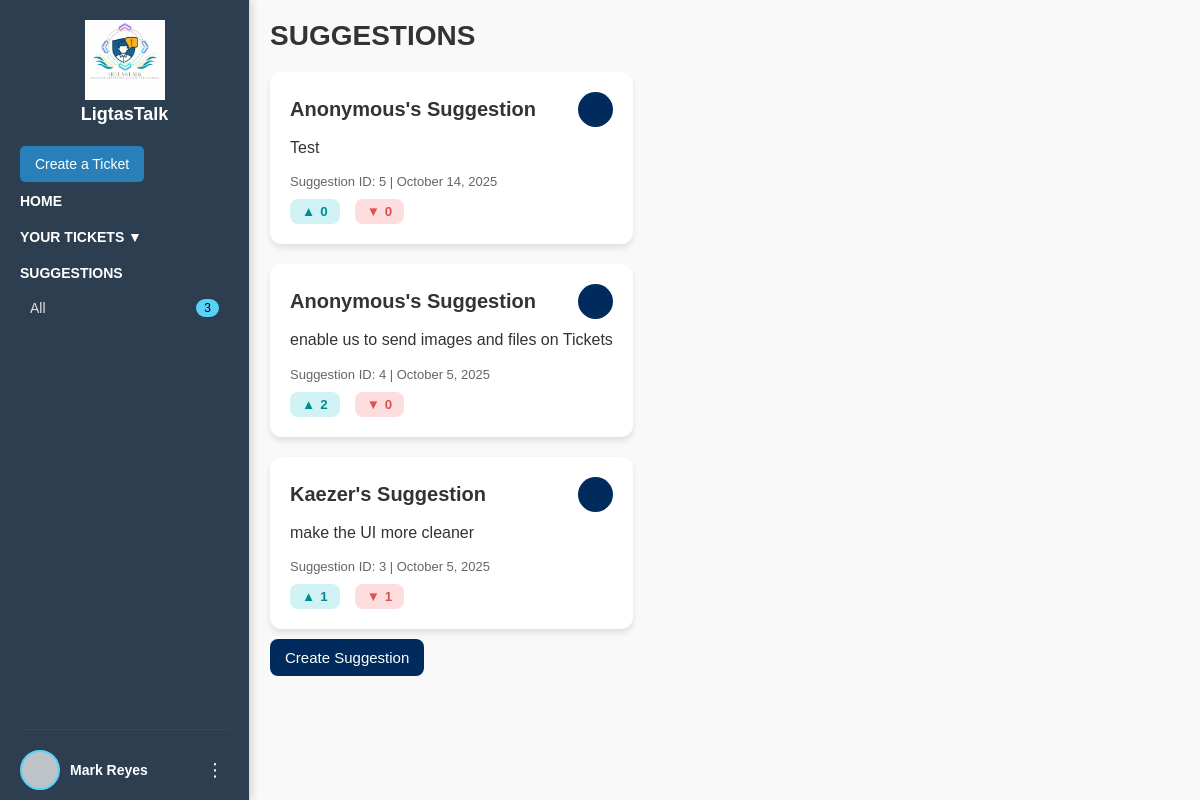
Page /suggestions.php (signed in) on the committed database.
### tables this page shows
CREATE TABLE `suggestion` (
  `suggestion_id` int(11) NOT NULL,
  `account_id` int(11) DEFAULT NULL,
  `details` text NOT NULL,
  `created_at` datetime DEFAULT current_timestamp(),
  `anonymous` tinyint(1) DEFAULT 0,
  `upvotes` int(11) DEFAULT 0,
  `downvotes` int(11) DEFAULT 0
);

CREATE TABLE `account` (
  `account_id` int(11) NOT NULL,
  `id_number` varchar(50) DEFAULT NULL,
  `email` varchar(100) DEFAULT NULL,
  `password` varchar(255) NOT NULL,
  `name` varchar(100) DEFAULT NULL,
  `role` enum('User','Staff','Admin') NOT NULL,
  `profile_pic` varchar(255) DEFAULT NULL
);

### suggestions.php (the view, shortened to what this page needs)
<?php
require 'connect.php';
$suggestions_sql = "SELECT s.*, a.name
                    FROM suggestion s
                    LEFT JOIN account a ON s.account_id = a.account_id
                    ORDER BY s.created_at DESC";
$suggestions = $conn->query($suggestions_sql);
?>
<!DOCTYPE html>
<html lang="en">
<head>
  <link rel="stylesheet" href="css/userStyle.css">
  <link rel="stylesheet" href="css/suggestionsStyle.css">
</head>
<body>
  <aside class="sidebar">
    <div>
      <div class="LogoContainer">
        <img class="logo image" src="images/Logo.jpg" alt="LigtasTalk Logo">
        <h2 class="logo title">LigtasTalk</h2>
      </div>
      <div class="menu">
        <label for="toggleTicket" class="createTicket">Create a Ticket</label>
        <a href="userHome.php"><h4>Home</h4></a>
        <label for="ticketDropdown" class="dropdown-label">
          <h4>Your Tickets ▼</h4>
        </label>
        <h4>Suggestions</h4>
        <ul>
          <a href="suggestions.php">
            <li>
              All
              <span class="badge">
                <?php
                $suggestionCountQuery = "SELECT COUNT(*) AS total FROM suggestion";
                $result = $conn->query($suggestionCountQuery);
                if ($result && $row = $result->fetch_assoc()) {
                    echo htmlspecialchars($row['total']);
                } else {
                    echo "0";
                }
                ?>
              </span>
            </li>
          </a>
        </ul>
      </div>
    </div>
    <div class="bottom">
      <div class="profile">
        <div class="profile-pic"></div>
        <div class="username"><?php echo htmlspecialchars($_SESSION['name']); ?></div>
      </div>
      <div class="usern-container">
        <label for="ellipsisToggle" class="ellipsis">⋮</label>
      </div>
    </div>
  </aside>
  <main class="suggestions-container">
    <h2>SUGGESTIONS</h2>
    <?php
    if ($suggestions->num_rows > 0) {
      while ($row = $suggestions->fetch_assoc()) {
        $author = $row['anonymous'] ? 'Anonymous' : htmlspecialchars($row['name']);
        $date = date("F j, Y", strtotime($row['created_at']));
        echo "
        <div class='suggestion-card'>
          <div class='suggestion-header'>
            <div class='suggestion-title'>{$author}'s Suggestion</div>
            <div class='user-avatar'></div>
          </div>
          <div class='suggestion-body'>
            " . nl2br(htmlspecialchars($row['details'])) . "
          </div>
          <div class='suggestion-meta'>
            Suggestion ID: {$row['suggestion_id']} | {$date}
          </div>
          <div class='suggestion-footer'>
            <button class='vote-btn vote-up' onclick='vote(this, 1)' data-suggestion='{$row['suggestion_id']}'>▲ <span class='count'>" . ($row['upvotes'] ?? 0) . "</span></button>
            <button class='vote-btn vote-down' onclick='vote(this, -1)' data-suggestion='{$row['suggestion_id']}'>▼ <span class='count'>" . ($row['downvotes'] ?? 0) . "</span></button>
          </div>
        </div>";
      }
    } else {
      echo "<p style='color:gray;text-align:center;margin-top:50px;margin-bottom:50px;'>No suggestions yet. Be the first to submit one!</p>";
    }
    ?>
    <label for="toggleSuggestion" class="create-btn">Create Suggestion</label>
  </main>
</body>
</html>

### css/userStyle.css (style rules this page uses)
* { margin: 0; padding: 0; box-sizing: border-box; font-family: Arial, sans-serif; }
a { text-decoration: none; color: inherit; }
body { display: flex; background: #fafafa; color: #333; }
.sidebar { width: 250px; background: #2c3e50; border-right: 1px solid #ddd; height: 100vh; color: white; display: flex; flex-direction: column; justify-content: space-between; padding: 20px; padding-bottom: 0px; box-shadow: 2px 0 8px rgba(0,0,0,0.15); }
.bottom { padding-top: 20px; padding-bottom:10px; border-top: 1px solid #444; display: flex; justify-content: space-between; align-items: center; }
.profile { display: flex; align-items: center; gap: 10px; }
.profile-pic { border: 2px solid #58d2f7; width: 40px; height: 40px; border-radius: 50%; background: #bdc3c7; }
.username { font-size: 14px; font-weight: 600; }
.usern-container { position: relative; }
.ellipsis { font-size: 20px; padding: 5px; border-radius: 50%; transition: background 0.2s; cursor: pointer; font-size: 18px; }
.LogoContainer { text-align: center; }
.logo.image { width:5rem; margin-bottom: 0px; }
.logo { font-size: 18px; font-weight: bold; margin-bottom: 30px; color: white; }
.menu h4 { margin: 5px 0 10px; margin-top: 20px; font-size: 14px; text-transform: uppercase; color: #ffffff; }
.menu ul { list-style: none; }
.menu ul li { padding: 8px 10px; font-size: 14px; display: flex; justify-content: space-between; align-items: center; cursor: pointer; color: rgb(231, 221, 221); }
.badge { background: #58d2f7; padding: 2px 8px; border-radius: 12px; font-size: 12px; color: black; }
.dropdown-label { cursor: pointer; display: block; padding: 0px 10px; padding-left: 0px; color: #fff; font-size: 14px; user-select: none; }
.createTicket { margin-top: 10px; padding: 10px 15px; background: #2980b9; color: #fff; border: none; border-radius: 5px; cursor: pointer; font-size: 14px; transition: background 0.2s; }

### css/suggestionsStyle.css (style rules this page uses)
body { font-family: Arial, sans-serif; background: #f9f9f9; }
.suggestions-container { padding: 20px; }
.suggestions-container h2 { font-size: 28px; font-weight: bold; margin-bottom: 20px; }
.suggestion-card { background: #fff; border-radius: 12px; padding: 20px; margin-bottom: 20px; box-shadow: 0 4px 6px rgba(0,0,0,0.1); }
.suggestion-header { display: flex; align-items: center; justify-content: space-between; margin-bottom: 10px; }
.suggestion-title { font-size: 20px; font-weight: bold; }
.user-avatar { width: 35px; height: 35px; border-radius: 50%; background: #002b5c; }
.suggestion-body { margin-bottom: 15px; color: #333; line-height: 1.4; }
.suggestion-meta { font-size: 13px; color: #666; display: flex; align-items: center; gap: 8px; margin-bottom: 10px; }
.suggestion-footer { display: flex; gap: 15px; }
.vote-btn { display: flex; align-items: center; gap: 5px; border: none; border-radius: 8px; padding: 5px 12px; font-weight: bold; cursor: pointer; transition: transform 0.2s; }
.vote-up { background: #d0f2f5; color: #008b94; }
.vote-down { background: #fddddd; color: #d9534f; }
.create-btn { background: #002b5c; color: white; margin-top: 20px; border: none; border-radius: 8px; padding: 10px 15px; font-size: 15px; cursor: pointer; margin-top: 10px; }

### rows in the picture
suggestion: anonymous "Anonymous", details "Test", suggestion_id "5", created_at "October 14, 2025", upvotes "0", downvotes "0"
suggestion: anonymous "Anonymous", details "enable us to send images and files on Tickets", suggestion_id "4", created_at "October 5, 2025", upvotes "2", downvotes "0"
suggestion: account.name "Kaezer", details "make the UI more cleaner", suggestion_id "3", created_at "October 5, 2025", upvotes "1", downvotes "1"

### other values in the picture
$row['total'] "3"
$_SESSION['name'] "Mark Reyes"
